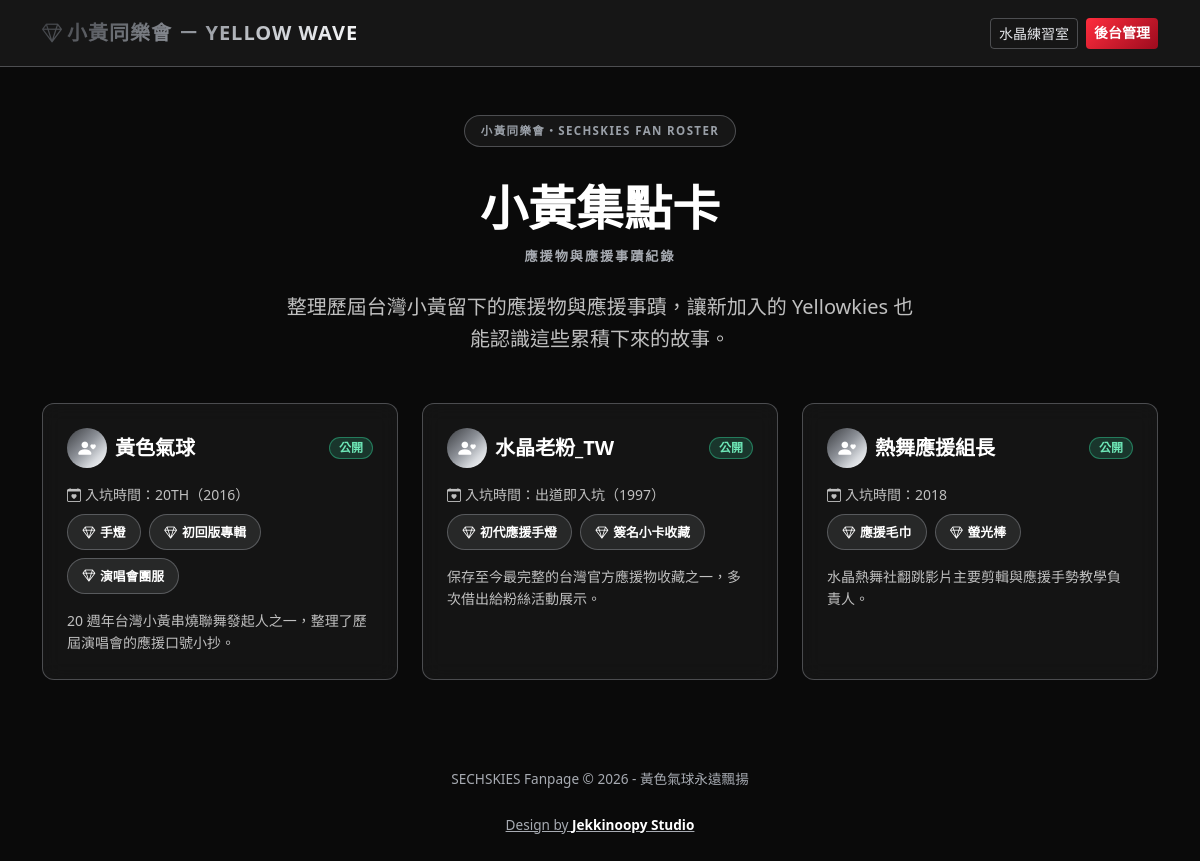
Page /fan-roster/index.php on the committed database.
### tables this page shows
CREATE TABLE IF NOT EXISTS fan_roster (
    id INT UNSIGNED AUTO_INCREMENT PRIMARY KEY,
    nickname VARCHAR(80) NOT NULL,
    join_time VARCHAR(80) NOT NULL,
    fan_items VARCHAR(255) NULL,
    story TEXT NOT NULL,
    sort_order INT NOT NULL DEFAULT 0,
    status ENUM('draft','coming_soon','published','archived') NOT NULL DEFAULT 'draft',
    created_at DATETIME NOT NULL DEFAULT CURRENT_TIMESTAMP,
    updated_at DATETIME NOT NULL DEFAULT CURRENT_TIMESTAMP ON UPDATE CURRENT_TIMESTAMP,
    INDEX idx_fan_roster_order (status, sort_order, id)
);

### fan-roster/index.php (the view, shortened to what this page needs)
<?php
function fr_h(?string $value): string
{
    return htmlspecialchars($value ?? '', ENT_QUOTES | ENT_SUBSTITUTE, 'UTF-8');
}
$fans = [];
$dbError = false;
try {
    $config = require __DIR__ . '/../admin/config.php';
    $db = $config['db'];
    $dsn = "mysql:host={$db['host']};port={$db['port']};dbname={$db['name']};charset=utf8mb4";
    $pdo = new PDO($dsn, $db['user'], $db['pass'], [
        PDO::ATTR_ERRMODE => PDO::ERRMODE_EXCEPTION,
        PDO::ATTR_DEFAULT_FETCH_MODE => PDO::FETCH_ASSOC,
        PDO::ATTR_EMULATE_PREPARES => false,
    ]);
    $fans = $pdo->query(
        "SELECT nickname, join_time, fan_items, story
         FROM fan_roster
         WHERE status = 'published'
         ORDER BY sort_order, id"
    )->fetchAll();
} catch (Throwable $e) {
    $dbError = true;
}
?>
<!doctype html>
<html lang="zh-TW">
<head>
  <link href="https://cdn.jsdelivr.net/npm/bootstrap@5.3.8/dist/css/bootstrap.min.css" rel="stylesheet">
  <link href="https://cdn.jsdelivr.net/npm/bootstrap-icons@1.11.3/font/bootstrap-icons.css" rel="stylesheet">
  <link rel="stylesheet" href="../css/style.css">
</head>
<body>
  <nav class="navbar navbar-expand-lg navbar-dark sk-navbar sticky-top">
    <div class="container">
      <a class="navbar-brand" href="../practice-room.html"><i class="bi bi-gem me-1"></i>小黃同樂會 － YELLOW WAVE</a>
      <div class="d-flex gap-2">
        <a class="btn btn-outline-brand btn-sm" href="../practice-room.html">水晶練習室</a>
        <a class="btn btn-brand btn-sm" href="../admin/records.php?module=fan_roster">後台管理</a>
      </div>
    </div>
  </nav>
  <main class="container py-5">
    <div class="text-center mb-5">
      <span class="eyebrow mb-3">小黃同樂會・SECHSKIES FAN ROSTER</span>
      <h1 class="display-5 fw-bold text-white mt-3 mb-0">小黃集點卡</h1>
      <span class="sub-title">應援物與應援事蹟紀錄</span>
      <p class="lead text-body-secondary mt-4 mx-auto" style="max-width: 640px;">
        整理歷屆台灣小黃留下的應援物與應援事蹟，讓新加入的 Yellowkies 也能認識這些累積下來的故事。
      </p>
    </div>
    <div class="row g-4" id="fan-list">
      <?php if ($dbError): ?>
      <div class="col-12">
        <div class="card sk-card p-4 text-center text-body-secondary">資料庫尚未連線，暫時無法載入粉絲名單。</div>
      </div>
      <?php elseif (!$fans): ?>
      <div class="col-12">
        <div class="card sk-card p-4 text-center text-body-secondary">目前還沒有公開的粉絲資料。</div>
      </div>
      <?php else: foreach ($fans as $fan): ?>
      <div class="col-md-6 col-lg-4">
        <div class="card sk-card h-100 p-4">
          <div class="d-flex align-items-center justify-content-between mb-3">
            <div class="d-flex align-items-center gap-2">
              <div class="sk-welcome-icon" style="width:2.5rem;height:2.5rem;font-size:1.1rem;"><i
                  class="bi bi-person-heart"></i></div>
              <span class="fs-5 fw-bold text-white"><?= fr_h($fan['nickname']) ?></span>
            </div>
            <span class="badge badge-status badge-status--done">公開</span>
          </div>
          <p class="text-body-secondary small mb-2"><i class="bi bi-calendar-heart me-1"></i>入坑時間：<?= fr_h($fan['join_time']) ?></p>
          <?php $items = array_values(array_filter(array_map('trim', explode(',', (string) $fan['fan_items'])))); ?>
          <?php if ($items): ?>
          <div class="d-flex flex-wrap gap-2 mb-3">
            <?php foreach ($items as $item): ?>
            <span class="chip small"><i class="bi bi-gem" aria-hidden="true"></i> <?= fr_h($item) ?></span>
            <?php endforeach; ?>
          </div>
          <?php endif; ?>
          <p class="text-body-secondary small mb-0"><?= fr_h($fan['story']) ?></p>
        </div>
      </div>
      <?php endforeach; endif; ?>
    </div>
  </main>
  <footer>
    <p>SECHSKIES Fanpage &copy; 2026 - 黃色氣球永遠飄揚</p>
    <a href="https://jekkinoopy.github.io/Portfolio/" class="studio-link" target="_blank" rel="noopener noreferrer">
      Design by <span class="mark_b">Jekkinoopy Studio</span>
    </a>
  </footer>
</body>
</html>

### css/style.css (style rules this page uses)
:root { --sk-primary: #9aa0a8; --sk-primary-dark: #4b4e54; --sk-secondary: #e4e6ea; --sk-accent: #ffffff; --sk-gradient: linear-gradient(135deg, #3a3c40 0%, #8b8f96 45%, #d6d9dd 75%, #ffffff 100%); --sk-red: #e2102b; --sk-red-dark: #9c0b1e; --sk-red-gradient: linear-gradient(135deg, #ff2d3d 0%, #9c0b1e 100%); --sk-bg: #0a0a0a; --sk-bg-raised: #161616; --sk-surface: rgba(180, 184, 191, 0.06); --sk-surface-soft: rgba(180, 184, 191, 0.12); --sk-border: rgba(180, 184, 191, 0.35); --sk-text: #f1f2f4; --sk-text-muted: #a7abb2; }
html, body { background-color: var(--sk-bg); color: var(--sk-text); }
body { font-family: 'Noto Sans TC', system-ui, sans-serif; line-height: 1.6; position: relative; }
a { color: var(--sk-secondary); }
.text-body-secondary { color: silver !important; }
body::before, body::after { content: ""; position: fixed; width: 40vw; height: 40vw; border-radius: 50%; filter: blur(80px); opacity: 0.16; z-index: -1; pointer-events: none; }
body::before { top: -10vw; left: -10vw; background: var(--sk-primary); }
body::after { bottom: -10vw; right: -10vw; background: var(--sk-accent); }
.sk-navbar { background-color: var(--sk-bg-raised) !important; border-bottom: 1px solid var(--sk-border); padding-top: 0.75rem; padding-bottom: 0.75rem; }
.sk-navbar .navbar-brand, .sk-brand-text { background: var(--sk-gradient); -webkit-background-clip: text; background-clip: text; color: transparent; font-weight: 700; letter-spacing: 1px; }
.btn-brand { background: var(--sk-red-gradient); border: none; color: #fff; font-weight: 600; }
.btn-outline-brand { color: var(--sk-secondary); border-color: var(--sk-border); background-color: transparent; }
.sk-card, .sk-surface { background-color: var(--sk-surface); border: 1px solid var(--sk-border); backdrop-filter: blur(10px); color: var(--sk-text); border-radius: 0.75rem; }
.sk-card { transition: transform 0.15s ease, box-shadow 0.15s ease, border-color 0.15s ease; }
.sk-welcome-icon { width: 3.25rem; height: 3.25rem; border-radius: 50%; background: var(--sk-gradient); display: inline-flex; align-items: center; justify-content: center; font-size: 1.5rem; color: #fff; flex-shrink: 0; }
.badge-status { border-radius: 999px; padding: 0.35em 0.75em; font-weight: 600; border: 1px solid transparent; }
.badge-status--done { background: rgba(52, 211, 153, 0.18); color: #6ee7b7; border-color: rgba(52, 211, 153, 0.45); }
.mark_b { font-weight: 800; color: #fff; }
.sub-title { display: block; margin-top: 0.6rem; color: var(--sk-text-muted); font-size: 0.82rem; font-weight: 700; letter-spacing: 2px; }
.eyebrow { display: inline-block; background: var(--sk-bg-raised); color: var(--sk-primary); font-size: 0.72rem; font-weight: 700; letter-spacing: 0.12em; padding: 0.35rem 1rem; border-radius: 999px; border: 1px solid var(--sk-border); }
.chip { display: inline-flex; align-items: center; gap: 0.3rem; background: var(--sk-surface-soft); color: #fff; font-size: 0.8rem; font-weight: 700; padding: 0.42rem 0.9rem; border-radius: 999px; border: 1px solid var(--sk-border); white-space: nowrap; }
footer { text-align: center; padding: 2.5rem 1.5rem 3rem; color: var(--sk-text-muted); font-size: 0.85rem; }
footer .studio-link { display: inline-block; margin-top: 0.5rem; color: var(--sk-text-muted); }

### rows in the picture
fan_roster: nickname "黃色氣球", join_time "20TH（2016）", fan_items "手燈", fan_items "初回版專輯", fan_items "演唱會團服", story "20 週年台灣小黃串燒聯舞發起人之一，整理了歷屆演唱會的應援口號小抄。"
fan_roster: nickname "水晶老粉_TW", join_time "出道即入坑（1997）", fan_items "初代應援手燈", fan_items "簽名小卡收藏", story "保存至今最完整的台灣官方應援物收藏之一，多次借出給粉絲活動展示。"
fan_roster: nickname "熱舞應援組長", join_time "2018", fan_items "應援毛巾", fan_items "螢光棒", story "水晶熱舞社翻跳影片主要剪輯與應援手勢教學負責人。"
